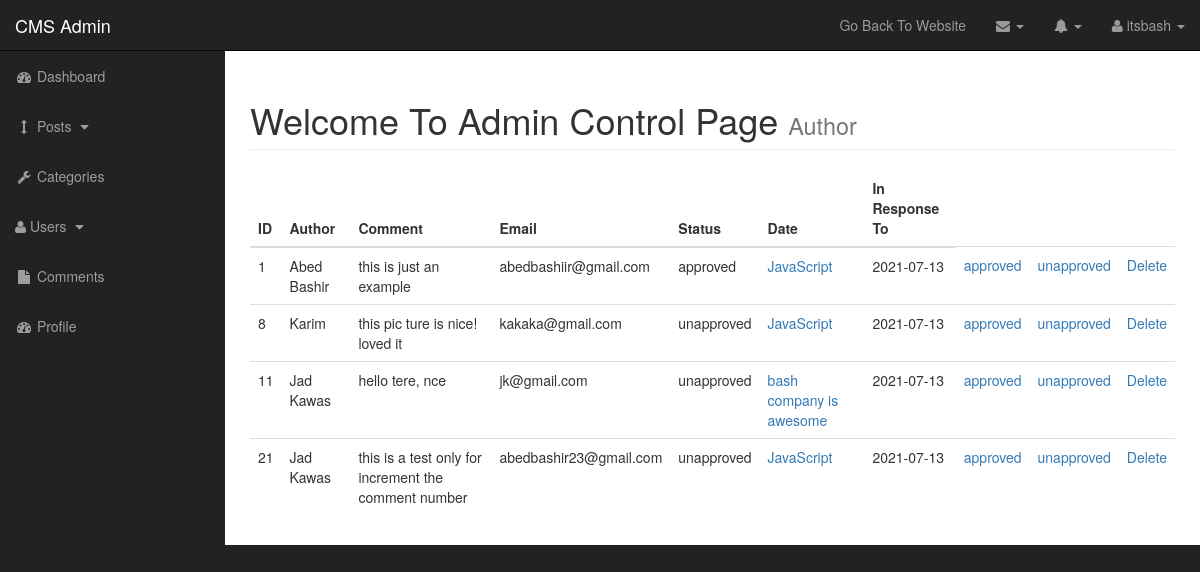
The app's page /admin/comments.php (signed in) with its own data.
### tables this page shows
CREATE TABLE `comments` (
  `comment_id` int(3) NOT NULL,
  `comment_post_id` int(3) NOT NULL,
  `comment_date` date NOT NULL,
  `comment_author` varchar(255) NOT NULL,
  `comment_email` varchar(255) NOT NULL,
  `comment_content` text NOT NULL,
  `comment_status` varchar(255) NOT NULL
);

CREATE TABLE `posts` (
  `post_id` int(3) NOT NULL,
  `post_category_id` int(3) NOT NULL,
  `post_title` varchar(255) NOT NULL,
  `post_author` varchar(255) NOT NULL,
  `post_date` date NOT NULL,
  `post_image` text NOT NULL,
  `post_content` text NOT NULL,
  `post_tags` varchar(255) NOT NULL,
  `post_comment_count` int(255) NOT NULL,
  `post_status` varchar(255) NOT NULL DEFAULT 'draft'
);

### admin/includes/view_all_comments.php (the view, shortened to what this page needs)
<table class="table table-hover">
  <thead>
    <tr>
      <th>ID</th>
      <th>Author</th>
      <th>Comment</th>
      <th>Email</th>
      <th>Status</th>
      <th>Date</th>
      <th>In Response To</th>
    </tr>
  </thead>
  <tbody>
    <?php
    $query ="SELECT * FROM comments";
    $select_comments = mysqli_query($connection , $query);
        while ($row = mysqli_fetch_assoc($select_comments)) {
          $comment_id = $row['comment_id'];
          $comment_post_id = $row['comment_post_id'];
          $comment_date = $row['comment_date'];
          $comment_author = $row['comment_author'];
          $comment_email = $row['comment_email'];
          $comment_content = $row['comment_content'];
          $comment_status = $row['comment_status'];
          echo "<tr>";
          echo "<td>$comment_id</td>";
          echo "<td>$comment_author</td>";
          echo "<td>$comment_content</td>";
          echo "<td>$comment_email</td>";
          echo "<td>$comment_status</td>";
          $query = "SELECT * FROM posts WHERE post_id = $comment_post_id";
          $select_post_id_query = mysqli_query($connection,$query);
          while ($row = mysqli_fetch_assoc($select_post_id_query)) {
            $post_id = $row['post_id'];
            $post_title = $row['post_title'];
            echo "<td><a href='../post.php?p_id=$post_id'>$post_title</a></td>";
          }
          echo "<td>$comment_date</td>";
          echo "<td><a href ='comments.php?approved=$comment_id'>approved</a></td>";
          echo "<td><a href ='comments.php?unapproved=$comment_id'>unapproved</a></td>";
          echo "<td><a href ='comments.php?delete=$comment_id'>Delete</a></td>";
          echo "</tr>";
        }
        ?>
  </tbody>
</table>

### admin/css/sb-admin.css (style rules this page uses)
body { margin-top: 100px; background-color: #222; }
@media (min-width:768px) { body { margin-top: 50px; } }

### records on screen
comments: comment_id "1", comment_author "Abed Bashir", comment_content "this is just an example", comment_email "abedbashiir@gmail.com", comment_status "approved", comment_date "2021-07-13"
posts: post_title "JavaScript"
comments: comment_id "8", comment_author "Karim", comment_content "this pic ture is nice! loved it", comment_email "kakaka@gmail.com", comment_status "unapproved", comment_date "2021-07-13"
comments: comment_id "11", comment_author "Jad Kawas", comment_content "hello tere, nce", comment_email "jk@gmail.com", comment_status "unapproved", comment_date "2021-07-13"
posts: post_title "bash company is awesome"
comments: comment_id "21", comment_author "Jad Kawas", comment_content "this is a test only for increment the comment number", comment_email "abedbashir23@gmail.com", comment_status "unapproved", comment_date "2021-07-13"

### other values on screen
$_SESSION['user_username'] "itsbash"
